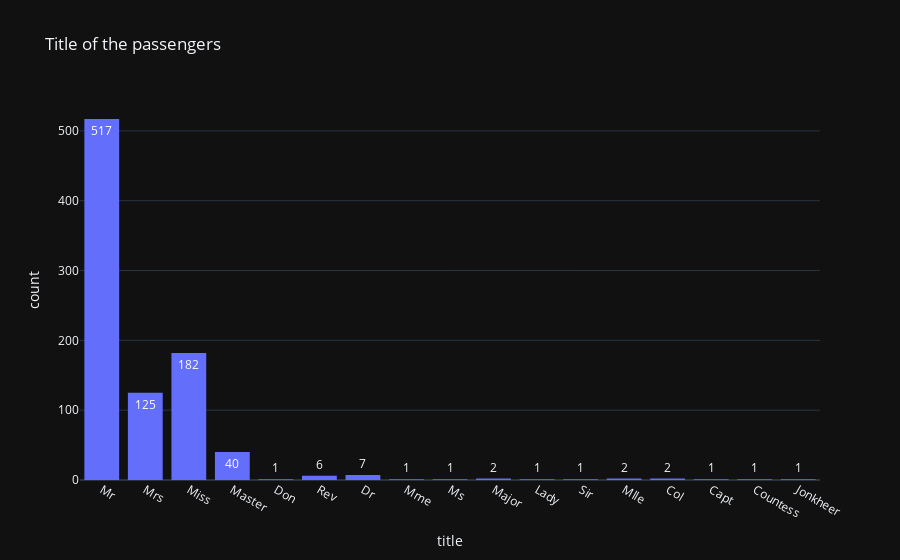

Here is the notebook cell this chart was saved with:
### Code cell
fig = px.histogram(
    df,
    x="title",
    text_auto=True,
    title="Title of the passengers",
)
fig.show()

### Figure 1 — Plotly figure (JSON) as saved in the notebook; plotly's stock layout.template omitted (floating-point values rounded to 4 significant figures; data arrays with more than 128 entries replaced by an {"elided": "..."} marker saying what was removed)
{"data": [{"alignmentgroup": "True", "bingroup": "x", "hovertemplate": "title=%{x}<br>count=%{y}<extra></extra>", "legendgroup": "", "marker": {"color": "#636efa", "pattern": {"shape": ""}}, "name": "", "offsetgroup": "", "orientation": "v", "showlegend": false, "texttemplate": "%{value}", "type": "histogram", "x": {"elided": "891 str values"}, "xaxis": "x", "yaxis": "y"}], "layout": {"barmode": "relative", "legend": {"tracegroupgap": 0}, "title": {"text": "Title of the passengers"}, "xaxis": {"anchor": "y", "domain": [0, 1], "title": {"text": "title"}}, "yaxis": {"anchor": "x", "domain": [0, 1], "title": {"text": "count"}}}}
